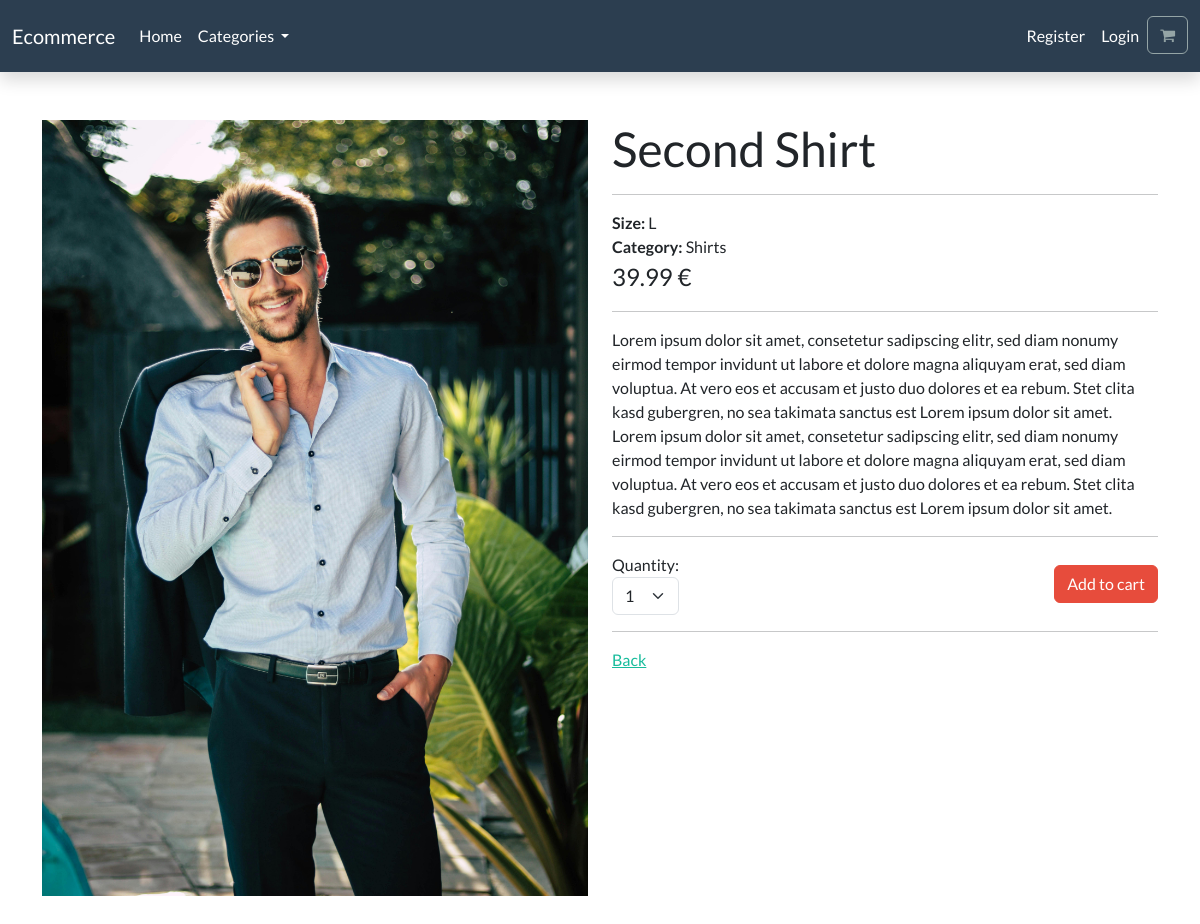
The app's page /product/second-shirt/ with its own data.
### store/models.py (models this page shows, shortened)
class BaseTimeStampMixin(models.Model):
    created_at = models.DateTimeField(auto_now_add=True, verbose_name=_("created at"))
    updated_at = models.DateTimeField(auto_now=True, verbose_name=_("updated at"))
    class Meta:
        abstract = True

class Product(BaseTimeStampMixin):
    category = models.ForeignKey(Category, blank=True, on_delete=models.CASCADE, null=True, related_name="products", verbose_name=_("category"))
    title = models.CharField(max_length=250, verbose_name=_("title"))
    size = models.ForeignKey(Size, blank=True, null=True, on_delete=models.SET_NULL, related_name="products_size", verbose_name=_("size"))
    brand = models.CharField(max_length=250, default="un-branded", verbose_name=_("brand"))
    description = models.TextField(blank=True, verbose_name=_("description"))
    slug = models.SlugField(max_length=255, unique=True, verbose_name=_("slug"))
    price = models.DecimalField(max_digits=4, decimal_places=2, verbose_name=_("price"))
    image = models.ImageField(upload_to="images/", verbose_name=_("image"))
    featured = models.BooleanField(default=False, verbose_name=_("featured"))
    published = models.BooleanField(default=True, verbose_name=_("published"))
    class Meta:
        verbose_name_plural = _("products")
        ordering = [
            "-created_at"
        ]

class Size(models.Model):
    name = models.CharField(max_length=50, verbose_name=_("name"))
    def __str__(self):
        return self.name
    class Meta:
        ordering = [
            "name"
        ]

class Category(BaseTimeStampMixin):
    name = models.CharField(max_length=250, db_index=True, verbose_name=_("name"))
    slug = models.SlugField(max_length=250, unique=True, verbose_name=_("slug"))
    def __str__(self):
        return self.name
    def get_absolute_url(self):
        return reverse("store:category_detail", kwargs={"slug": self.slug})
    class Meta:
        verbose_name_plural = _("categories")
        ordering = [
            "name"
        ]

### store/views.py (the view)
# urls.py: path("product/<slug:slug>/", views.product_detail, name="product_detail")
def product_detail(request, slug):
    product = get_object_or_404(models.Product, slug=slug, published=True)
    return render(request, "store/product_detail.html", {
        "title": product.title,
        "product": product
    })

### cart/context_processors.py (called while the page is built)
def cart(request):
    return {
        "cart": Cart(request)
    }

### store/context_processors.py (called while the page is built)
def categories(request):
    categories_all = models.Category.objects.all()
    return {
        "categories_all": categories_all
    }

### store/templates/store/product_detail.html (shortened to what this page needs)
{% extends "base.html" %}
{% load i18n %}
{% block content %}
    <div class="container py-5">
        <div class="row">
            <div class="col-lg-6 mb-3">
                <img class="w-100" src="{{ product.image.url }}" alt="{{ product.title }}">
            </div>
            <div class="col-lg-6">
                <h1>{{ product.title }}</h1>
                <hr>
                <div class="meta">
                    <div>
                        {% if product.size %}
                            <strong>{% trans "Size" %}: </strong>{{ product.size }}
                        {% endif %}
                        {% if product.category %}
                            <br>
                            <strong>{% trans "Category" %}: </strong>{{ product.category }}
                        {% endif %}
                    </div>
                    <div class="fs-4">
                        {{ product.price }} €
                    </div>
                </div>
                <hr>
                <p>
                    {{ product.description }}
                </p>
                <div class="mt-3">
                    <hr>
                    <div class="d-flex justify-content-between align-items-center">
                        <div>
                            <label>{% trans "Quantity" %}: </label>
                            <select id="quantity-select" class="form-select">
                                <option selected>1</option>
                            </select>
                        </div>
                        <div>
                            <button id="add-to-cart" class="btn btn-danger" value="{{ product.id }}">{% trans "Add to cart" %}</button>
                        </div>
                    </div>
                </div>
                <hr>
                <a href="{{ request.META.HTTP_REFERER }}">{% trans "Back" %}</a>
            </div>
        </div>
    </div>
{% endblock %}

### records on screen
Product: image (picture), title "Second Shirt", size "L", category "Shirts", price "39.99", description "Lorem ipsum dolor sit amet, consetetur sadipscing elitr, sed diam nonumy eirmod tempor invidunt ut labore et dolore magna aliquyam erat, sed diam voluptua. At vero eos et accusam et justo duo dolores et ea rebum. Stet clita kasd gubergren, no sea takimata sanctus est Lorem ipsum dolor sit amet. Lorem ipsum dolor sit amet, consetetur sadipscing elitr, sed diam nonumy eirmod tempor invidunt ut labore et dolore magna aliquyam erat, sed diam voluptua. At vero eos et accusam et justo duo dolores et ea rebum. Stet clita kasd gubergren, no sea takimata sanctus est Lorem ipsum dolor sit amet."
